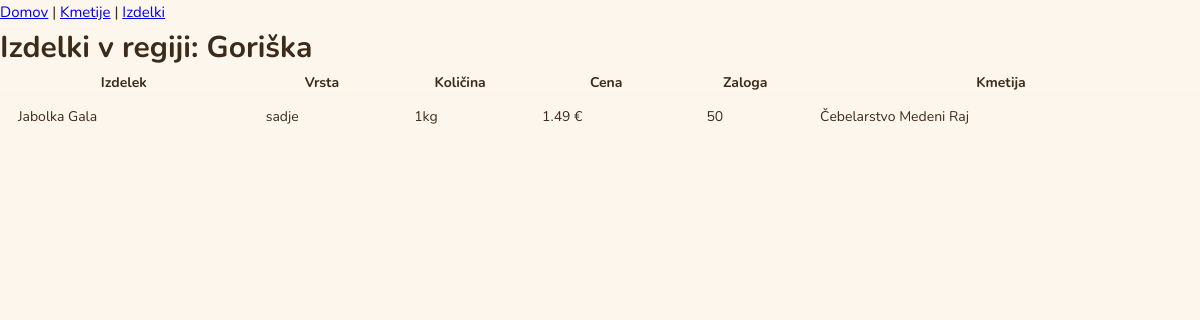
The app's page /region/Goriška with its own data.
### tables this page shows
CREATE TABLE Kmetija (
    id INTEGER PRIMARY KEY AUTOINCREMENT,
    ime_kmetije TEXT NOT NULL,
    vrsta_kmetije TEXT,
    delovni_cas TEXT,
    kraj TEXT,
    regija TEXT,
    telefonska_stevilka TEXT,
    spletna_stran TEXT,
    id_uporabnika INTEGER,
    FOREIGN KEY (id_uporabnika) REFERENCES Uporabnik(id)
);

CREATE TABLE Izdelek (
    id INTEGER PRIMARY KEY AUTOINCREMENT,
    ime_izdelka TEXT NOT NULL,
    vrsta TEXT,
    kolicina TEXT,
    cena REAL NOT NULL,
    zaloga INTEGER DEFAULT 0,
    id_kmetije INTEGER,
    FOREIGN KEY (id_kmetije) REFERENCES Kmetija(id)
);

### web.py (the view)
@app.route('/region/<ime_regije>')
def region(ime_regije):
    izdelki = query("""
        SELECT i.*, k.ime_kmetije, k.regija
        FROM Izdelek i
        JOIN Kmetija k ON i.id_kmetije = k.id
        WHERE k.regija = ?
    """, (ime_regije,))
    return render_template('products.html', izdelki=izdelki, regija=ime_regije)

### database.py (called while the page is built)
def get_connection():
    conn = sqlite3.connect(DB_PATH)
    conn.row_factory = sqlite3.Row # Omogoča dostop do podatkov po imenih stolpcev
    conn.execute("PRAGMA foreign_keys = ON")
    return conn

def query(sql, params=()):
    conn = get_connection()
    try:
        cursor = conn.cursor()
        cursor.execute(sql, params)
        result = cursor.fetchall()
        return result
    finally:
        conn.close()

### templates/products.html (shortened to what this page needs)
<!DOCTYPE html>
<html lang="sl">
<head>
    <link rel="stylesheet" href="{{ url_for('static', filename='style.css') }}">
</head>
<body>
    <nav>
        <a href="/">Domov</a> |
        <a href="/farms">Kmetije</a> |
        <a href="/products">Izdelki</a>
    </nav>
    {% if regija %}
        <h1>Izdelki v regiji: {{ regija }}</h1>
    {% else %}
        <h1>Vsi izdelki</h1>
    {% endif %}
    <table>
        <tr>
            <th>Izdelek</th>
            <th>Vrsta</th>
            <th>Količina</th>
            <th>Cena</th>
            <th>Zaloga</th>
            <th>Kmetija</th>
        </tr>
        {% for i in izdelki %}
        <tr>
            <td>{{ i.ime_izdelka }}</td>
            <td>{{ i.vrsta }}</td>
            <td>{{ i.kolicina }}</td>
            <td>{{ i.cena }} €</td>
            <td>{{ i.zaloga }}</td>
            <td>{{ i.ime_kmetije }}</td>
        </tr>
        {% endfor %}
    </table>
</body>
</html>

### static/style.css (style rules this page uses)
* { box-sizing: border-box; margin: 0; padding: 0; }
body { font-family: 'Nunito', sans-serif; background: #FDF6EC; color: #3D2B1A; font-size: 15px; line-height: 1.6; }
table { width: 100%; border-collapse: collapse; font-size: 14px; }
tbody tr { border-bottom: 1.5px solid #F9F3EC; transition: background 0.1s; }
tbody tr:last-child { border-bottom: none; }
tbody td { padding: 11px 18px; color: #3D2B1A; }

### records on screen
Kmetija: regija "Goriška"
Izdelek: ime_izdelka "Jabolka Gala", vrsta "sadje", kolicina "1kg", cena "1.49", zaloga "50", ime_kmetije "Čebelarstvo Medeni Raj"
